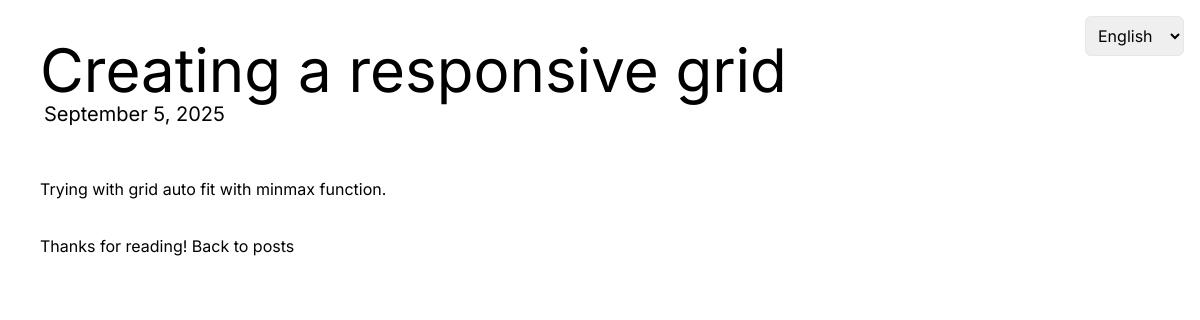
Page /2/ on the committed database.
### posts/models.py (models this page shows, shortened)
class Post(models.Model):
    title = models.CharField(max_length=200)
    content = models.TextField()
    created_at = models.DateTimeField(auto_now_add=True)

### posts/views.py (the view)
# urls.py: path("<int:pk>/", views.post_detail, name="post_detail"),
def post_detail(request, pk):
    post = get_object_or_404(Post, id=pk)
    return render(request, "posts/post_detail.html", {"post": post})

### posts/templates/posts/post_detail.html (shortened to what this page needs)
{% extends "base.html" %}
{% load i18n %}
{% block content %}
  <div class="flex flex-col gap-8 p-4">
    <div>
      <h1 class="text-primary text-6xl">{{ post.title }}</h1>
      <p class="text-base-content/50 text-xl ml-1">{{ post.created_at|date:"F j, Y" }}</p>
    </div>
    <div class="mt-4">
      <p class="leading-relaxed">{{ post.content }}</p>
    </div>
    <p>
      {% translate "Thanks for reading!" %}
      <a href="{% url 'post_list' %}" class="text-primary hover:underline">{% translate "Back to posts" %}</a>
    </p>
  </div>
{% endblock content %}

### theme/templates/base.html (style rules this page uses)
body { font-family: 'Inter', sans-serif; }

### rows in the picture
Post: title "Creating a responsive grid", created_at "September 5, 2025", content "Trying with grid auto fit with minmax function."

### other values in the picture
form field language "English"
